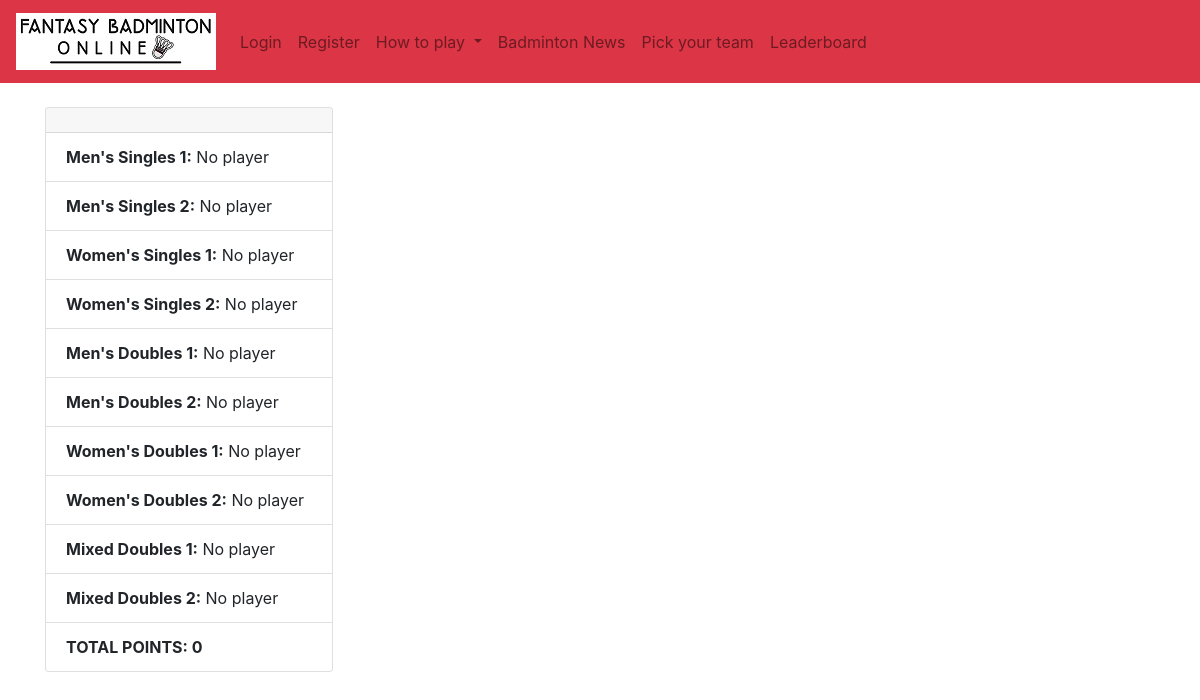
Before: /credit/teams/2 with the older database file.
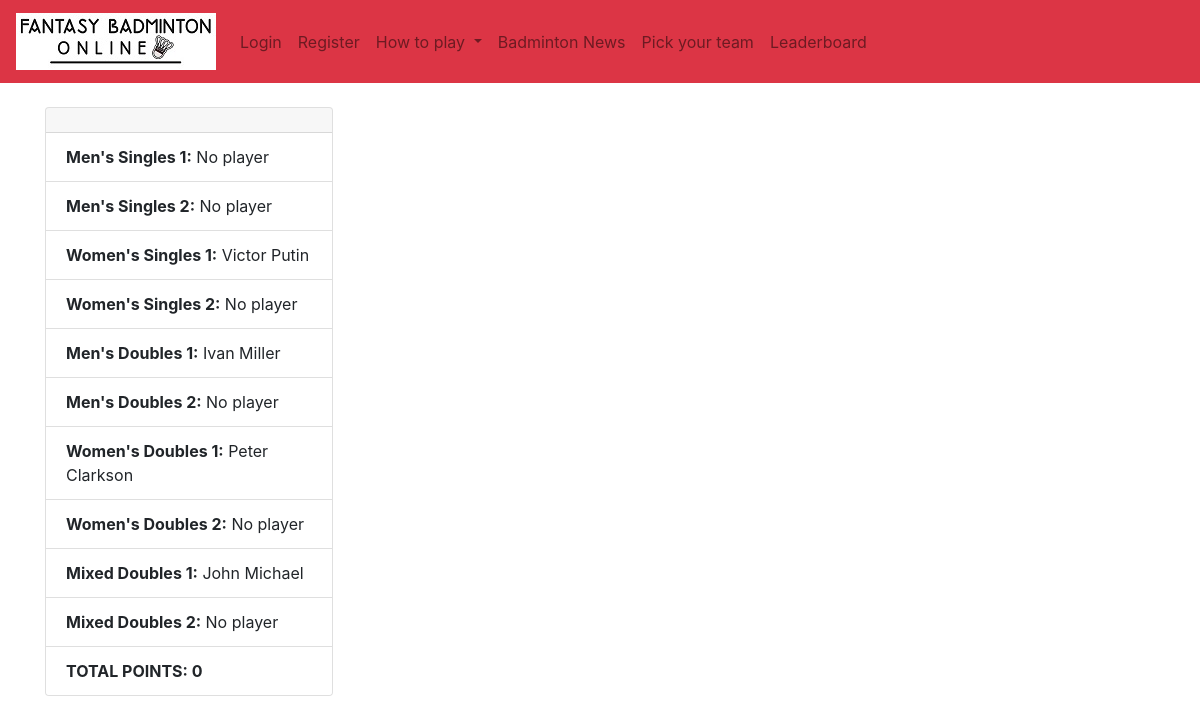
After: the same page with the newer database file.
### players/models.py (models this page shows, shortened)
class Player(models.Model):
	STATUS_CHOICES = [('active', 'Playing'),
			   ('notactive', 'Not Playing')
			   ]
	rank = models.IntegerField(default=10)
	name = models.CharField(max_length=50)
	country = CountryField(blank_label='(select country)', default='US')
	cost = models.FloatField(default=10) # price is a number, defaults to 10. You can set it up in the admin panel
	score = models.IntegerField(default=0)
	status = models.CharField(max_length=50, choices=STATUS_CHOICES, default='1')
	picture = models.ImageField(default='default.png', blank=True)
	current_tournament_score = models.IntegerField(default=10)
	last_tournament_score = models.IntegerField(default=10)
	def __str__(self):
		return self.name

### players/views.py (the view)
# urls.py: path('teams/<team_pk>', views.team_detail, name='team_detail'),
def team_detail(request, team_pk):
	context = {}
	team = Teams.objects.get(pk=team_pk)
	context['MSplayers'] = MSPlayer.objects.filter(team=team)
	context['WSplayers'] = WSPlayer.objects.filter(team=team)
	context['WDplayers'] = WDPlayer.objects.filter(team=team)
	context['MDplayers'] = MDPlayer.objects.filter(team=team)
	context['XDplayers'] = XDPlayer.objects.filter(team=team)
	context['teampoints'] = team.get_team_total_points()
	return render(request, 'authenticate/team_detail.html', context)

### authenticate/models.py (called while the page is built)
	def get_team_total_points(self):
		total = []
		total.append(self.MSplayers.all().aggregate(Sum('score'))['score__sum'])
		total.append(self.WSplayers.all().aggregate(Sum('score'))['score__sum'])
		total.append(self.MDplayers.all().aggregate(Sum('score'))['score__sum'])
		total.append(self.WDplayers.all().aggregate(Sum('score'))['score__sum'])
		total.append(self.XDplayers.all().aggregate(Sum('score'))['score__sum'])
		total = [x for x in total if x is not None]
		return sum(total)

### authenticate/templates/authenticate/team_detail.html (shortened to what this page needs)
{% extends 'authenticate/base.html' %}
{% load static %}
{% block content %}
<div class="float-center">
	<div class="card" style="width: 18rem;">
	  <div class="card-header">
	  </div>
	  <ul class="list-group list-group-flush">
	    <li class="list-group-item"><strong>Men's Singles 1:</strong> {% if MSplayers.0 %}{{ MSplayers.0 }}{% else %}No player{% endif %}</li>
	    <li class="list-group-item"><strong>Men's Singles 2:</strong> {% if MSplayers.1 %}{{ MSplayers.1 }}{% else %}No player{% endif %}</li>
	    <li class="list-group-item"><strong>Women's Singles 1:</strong> {% if WSplayers.0 %}{{ WSplayers.0 }}{% else %}No player{% endif %}</li>
	    <li class="list-group-item"><strong>Women's Singles 2:</strong> {% if WSplayers.1 %}{{ WSplayers.1 }}{% else %}No player{% endif %}</li>
	    <li class="list-group-item"><strong>Men's Doubles 1:</strong> {% if MDplayers.0 %}{{ MDplayers.0 }}{% else %}No player{% endif %}</li>
	    <li class="list-group-item"><strong>Men's Doubles 2:</strong> {% if MDplayers.1 %}{{ MDplayers.1 }}{% else %}No player{% endif %}</li>
	    <li class="list-group-item"><strong>Women's Doubles 1:</strong> {% if WDplayers.0 %}{{ WDplayers.0 }}{% else %}No player{% endif %}</li>
	    <li class="list-group-item"><strong>Women's Doubles 2:</strong> {% if WDplayers.1 %}{{ WDplayers.1 }}{% else %}No player{% endif %}</li>
	    <li class="list-group-item"><strong>Mixed Doubles 1:</strong> {% if XDplayers.0 %}{{ XDplayers.0 }}{% else %}No player{% endif %}</li>
	    <li class="list-group-item"><strong>Mixed Doubles 2:</strong> {% if XDplayers.1 %}{{ XDplayers.1 }}{% else %}No player{% endif %}</li>
	    <li class="list-group-item"><strong>TOTAL POINTS: {{ teampoints }}</strong></li>
	  </ul>
	</div>
</div>
{% endblock %}

Changed rows visible on the page:
added Player: name "Victor Putin"
added Player: name "Ivan Miller"
added Player: name "Peter Clarkson"
added Player: name "John Michael"
Other visible differences:
text no longer shown: "No player No player No player No player"
